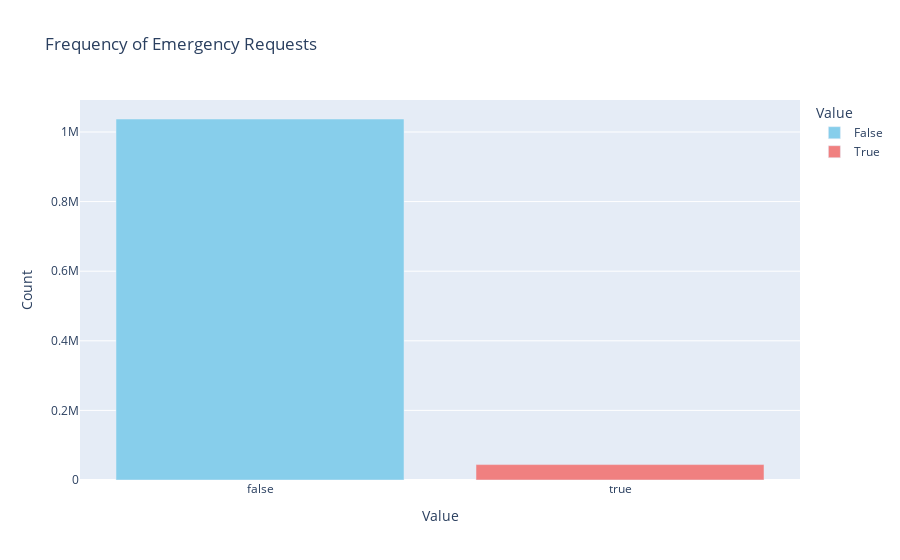

Source (notebook cell):
### Code cell
freq_emergency = data_2['EMERGENCY'].value_counts().reset_index()
freq_emergency.columns = ['Value', 'Count']

# Create an interactive bar plot with legends
fig = px.bar(freq_emergency, x='Value', y='Count', color='Value', labels={'Value': 'Value', 'Count': 'Count'}, 
             title='Frequency of Emergency Requests', 
             color_discrete_map={True: 'lightcoral', False: 'skyblue'})

# Show plot
fig.show()

### Figure 1 — Plotly figure (JSON) as saved in the notebook; plotly's stock layout.template omitted (floating-point values rounded to 4 significant figures)
{"data": [{"alignmentgroup": "True", "hovertemplate": "Value=%{x}<br>Count=%{y}<extra></extra>", "legendgroup": "False", "marker": {"color": "skyblue", "pattern": {"shape": ""}}, "name": "False", "offsetgroup": "False", "orientation": "v", "showlegend": true, "textposition": "auto", "type": "bar", "x": [false], "xaxis": "x", "y": [1037285], "yaxis": "y"}, {"alignmentgroup": "True", "hovertemplate": "Value=%{x}<br>Count=%{y}<extra></extra>", "legendgroup": "True", "marker": {"color": "lightcoral", "pattern": {"shape": ""}}, "name": "True", "offsetgroup": "True", "orientation": "v", "showlegend": true, "textposition": "auto", "type": "bar", "x": [true], "xaxis": "x", "y": [44297], "yaxis": "y"}], "layout": {"autosize": true, "barmode": "relative", "legend": {"title": {"text": "Value"}, "tracegroupgap": 0}, "title": {"text": "Frequency of Emergency Requests"}, "xaxis": {"anchor": "y", "autorange": true, "categoryarray": [false, true], "categoryorder": "array", "domain": [0, 1], "range": [-0.5, 1.5], "title": {"text": "Value"}, "type": "category"}, "yaxis": {"anchor": "x", "autorange": true, "domain": [0, 1], "range": [0, 1092000.0], "title": {"text": "Count"}, "type": "linear"}}}
